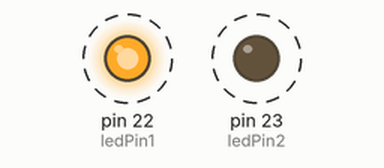
The sketch below on a simulated Arduino Mega 2560, built with avr-gcc and run on an emulated ATmega2560. On the bench: output pins drawn as LEDs (lit = HIGH). Dashed ring = blinking.

Above: at 0.2 s.
Timing chart, 0 to 3.0 s (numbered marks = the images above):
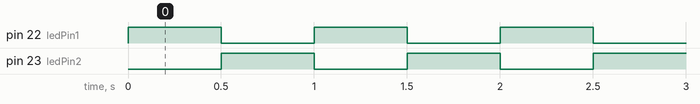

Measured:
- by itself, pin 22 (ledPin1), pin 23 (ledPin2): alternates HIGH for 0.50 s and LOW for 0.50 s

The sketch:

outLed2-blink.ino
```cpp
const int ledPin1 = 22; // LED1을 연결한 핀 번호
const int ledPin2 = 23; // LED2를 연결한 핀 번호

void setup() {
  pinMode(ledPin1, OUTPUT); // LED1 핀을 출력 모드로 설정
  pinMode(ledPin2, OUTPUT); // LED2 핀을 출력 모드로 설정
}

void loop() {
  digitalWrite(ledPin1, HIGH); // LED1 켜기
  digitalWrite(ledPin2, LOW); // LED2 끄기
  delay(500); // 0.5초 대기
  digitalWrite(ledPin1, LOW); // LED1 끄기
  digitalWrite(ledPin2, HIGH); // LED2 켜기
  delay(500); // 0.5초 대기
}
```
